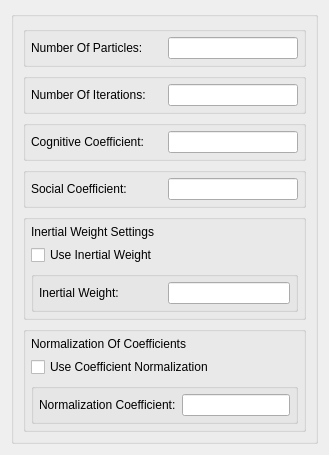
          <widget class="QWidget" name="fourthTab">
           <attribute name="title">
            <string>4</string>
           </attribute>
           <layout class="QGridLayout" name="gridLayout_5">
            <item row="0" column="0">
             <widget class="QGroupBox" name="verticalGroupBox">
              <layout class="QVBoxLayout" name="fourthTabVerticalLayout">
               <property name="leftMargin">
                <number>9</number>
               </property>
               <property name="topMargin">
                <number>9</number>
               </property>
               <property name="rightMargin">
                <number>9</number>
               </property>
               <property name="bottomMargin">
                <number>9</number>
               </property>
               <item>
                <widget class="QGroupBox" name="numberOfParticleshorizontalGroupBox">
                 <layout class="QHBoxLayout" name="horizontalLayout_4" stretch="3,3">
                  <property name="leftMargin">
                   <number>5</number>
                  </property>
                  <property name="topMargin">
                   <number>5</number>
                  </property>
                  <property name="rightMargin">
                   <number>5</number>
                  </property>
                  <property name="bottomMargin">
                   <number>5</number>
                  </property>
                  <item>
                   <widget class="QLabel" name="numberOfParticlesLabel">
                    <property name="text">
                     <string>Number Of Particles:</string>
                    </property>
                   </widget>
                  </item>
                  <item>
                   <widget class="QLineEdit" name="numberOfParticlesLineEdit"/>
                  </item>
                 </layout>
                </widget>
               </item>
               <item>
                <widget class="QGroupBox" name="numberOfIterationshorizontalGroupBox">
                 <layout class="QHBoxLayout" name="horizontalLayout_5" stretch="3,3">
                  <property name="leftMargin">
                   <number>5</number>
                  </property>
                  <property name="topMargin">
                   <number>5</number>
                  </property>
                  <property name="rightMargin">
                   <number>5</number>
                  </property>
                  <property name="bottomMargin">
                   <number>5</number>
                  </property>
                  <item>
                   <widget class="QLabel" name="numberOfIterationsLabel">
                    <property name="text">
                     <string>Number Of Iterations:</string>
                    </property>
                   </widget>
                  </item>
                  <item>
                   <widget class="QLineEdit" name="numberOfIterationsLineEdit"/>
                  </item>
                 </layout>
                </widget>
               </item>
               <item>
                <widget class="QGroupBox" name="cognitiveCoefficientHorizontalGroupBox">
                 <layout class="QHBoxLayout" name="horizontalLayout_8" stretch="3,3">
                  <property name="leftMargin">
                   <number>5</number>
                  </property>
                  <property name="topMargin">
                   <number>5</number>
                  </property>
                  <property name="rightMargin">
                   <number>5</number>
                  </property>
                  <property name="bottomMargin">
                   <number>5</number>
                  </property>
                  <item>
                   <widget class="QLabel" name="cognitiveCoefficientLabel">
                    <property name="text">
                     <string>Cognitive Coefficient:</string>
                    </property>
                   </widget>
                  </item>
                  <item>
                   <widget class="QLineEdit" name="cognitiveCoefficientLineEdit"/>
                  </item>
                 </layout>
                </widget>
               </item>
               <item>
                <widget class="QGroupBox" name="socialCoefficientHorizontalGroupBox">
                 <layout class="QHBoxLayout" name="horizontalLayout_9" stretch="3,3">
                  <property name="leftMargin">
                   <number>5</number>
                  </property>
                  <property name="topMargin">
                   <number>5</number>
                  </property>
                  <property name="rightMargin">
                   <number>5</number>
                  </property>
                  <property name="bottomMargin">
                   <number>5</number>
                  </property>
                  <item>
                   <widget class="QLabel" name="socialCoefficientLabel">
                    <property name="text">
                     <string>Social Coefficient:</string>
                    </property>
                   </widget>
                  </item>
                  <item>
                   <widget class="QLineEdit" name="socialCoefficientLineEdit"/>
                  </item>
                 </layout>
                </widget>
               </item>
               <item>
                <widget class="QGroupBox" name="inertialWeightVerticalGroupBox">
                 <layout class="QVBoxLayout" name="verticalLayout_3">
                  <property name="leftMargin">
                   <number>5</number>
                  </property>
                  <property name="topMargin">
                   <number>5</number>
                  </property>
                  <property name="rightMargin">
                   <number>5</number>
                  </property>
                  <property name="bottomMargin">
                   <number>5</number>
                  </property>
                  <item>
                   <widget class="QLabel" name="inertialWeightSettingsLabel">
                    <property name="text">
                     <string>Inertial Weight Settings</string>
                    </property>
                   </widget>
                  </item>
                  <item>
                   <widget class="QCheckBox" name="inertialWeightCheckBox">
                    <property name="text">
                     <string>Use Inertial Weight</string>
                    </property>
                   </widget>
                  </item>
                  <item>
                   <widget class="QGroupBox" name="inertialWeightHorizontalGroupBox">
                    <layout class="QHBoxLayout" name="horizontalLayout_7" stretch="4,4">
                     <property name="leftMargin">
                      <number>5</number>
                     </property>
                     <property name="topMargin">
                      <number>5</number>
                     </property>
                     <property name="rightMargin">
                      <number>5</number>
                     </property>
                     <property name="bottomMargin">
                      <number>5</number>
                     </property>
                     <item>
                      <widget class="QLabel" name="inertialWeightLabel">
                       <property name="text">
                        <string>Inertial Weight:</string>
                       </property>
                      </widget>
                     </item>
                     <item>
                      <widget class="QLineEdit" name="inertialWeightLineEdit"/>
                     </item>
                    </layout>
                   </widget>
                  </item>
                 </layout>
                </widget>
               </item>
               <item>
                <widget class="QGroupBox" name="normalizationVerticalGroupBox">
                 <layout class="QVBoxLayout" name="verticalLayout_4">
                  <property name="leftMargin">
                   <number>5</number>
                  </property>
                  <property name="topMargin">
                   <number>5</number>
                  </property>
                  <property name="rightMargin">
                   <number>5</number>
                  </property>
                  <property name="bottomMargin">
                   <number>5</number>
                  </property>
                  <item>
                   <widget class="QLabel" name="normalizationSettingsLabel">
                    <property name="text">
                     <string>Normalization Of Coefficients</string>
                    </property>
                   </widget>
                  </item>
                  <item>
                   <widget class="QCheckBox" name="normalizationCheckBox">
                    <property name="text">
                     <string>Use Coefficient Normalization</string>
                    </property>
                   </widget>
                  </item>
                  <item>
                   <widget class="QGroupBox" name="normalizationHorizontalGroupBox">
                    <layout class="QHBoxLayout" name="horizontalLayout_10" stretch="4,4">
                     <property name="leftMargin">
                      <number>5</number>
                     </property>
                     <property name="topMargin">
                      <number>5</number>
                     </property>
                     <property name="rightMargin">
                      <number>5</number>
                     </property>
                     <property name="bottomMargin">
                      <number>5</number>
                     </property>
                     <item>
                      <widget class="QLabel" name="normalizationLabel">
                       <property name="text">
                        <string>Normalization Coefficient:</string>
                       </property>
                      </widget>
                     </item>
                     <item>
                      <widget class="QLineEdit" name="normalizationLineEdit"/>
                     </item>
                    </layout>
                   </widget>
                  </item>
                 </layout>
                </widget>
               </item>
              </layout>
             </widget>
            </item>
           </layout>
          </widget>
